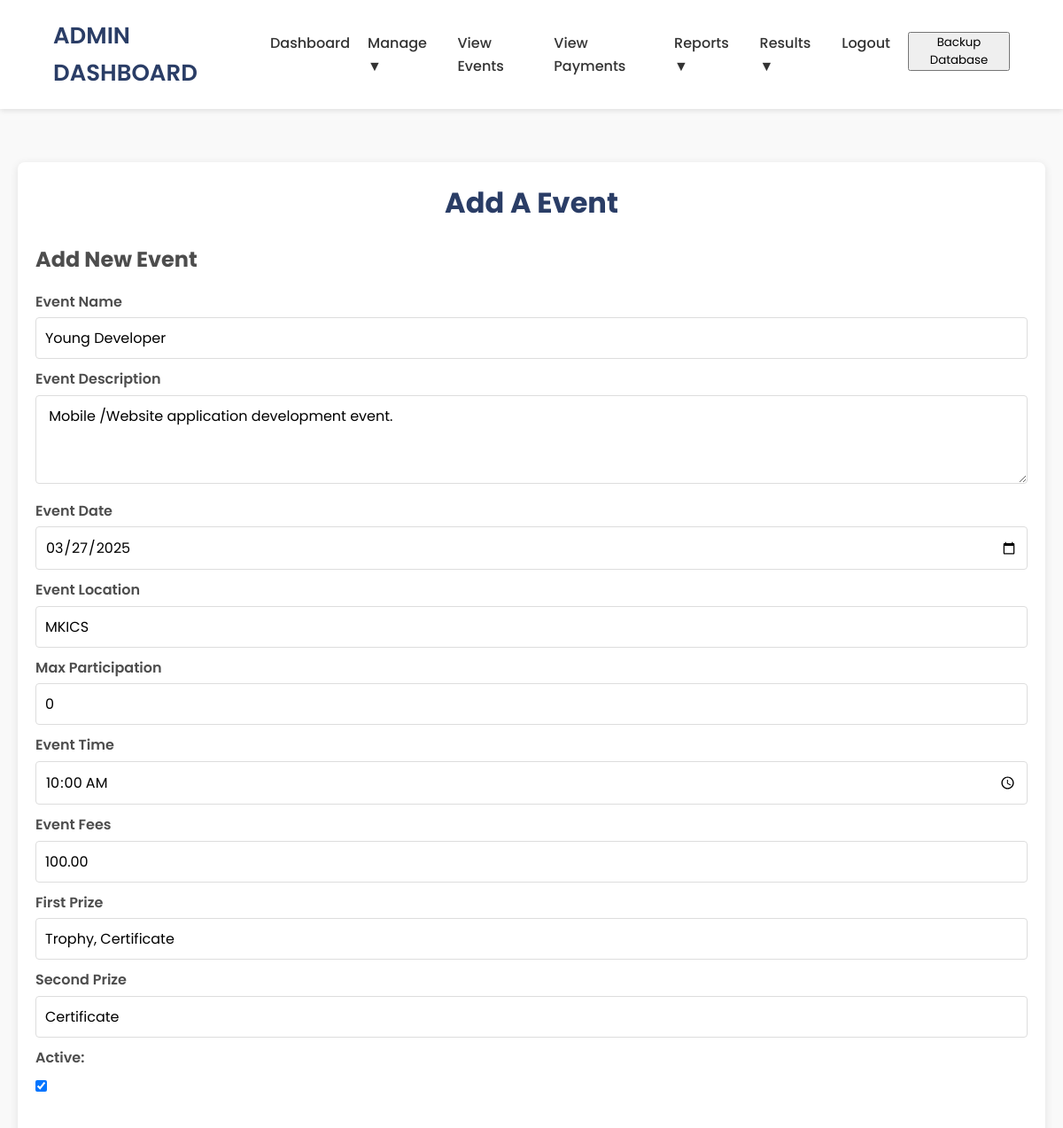
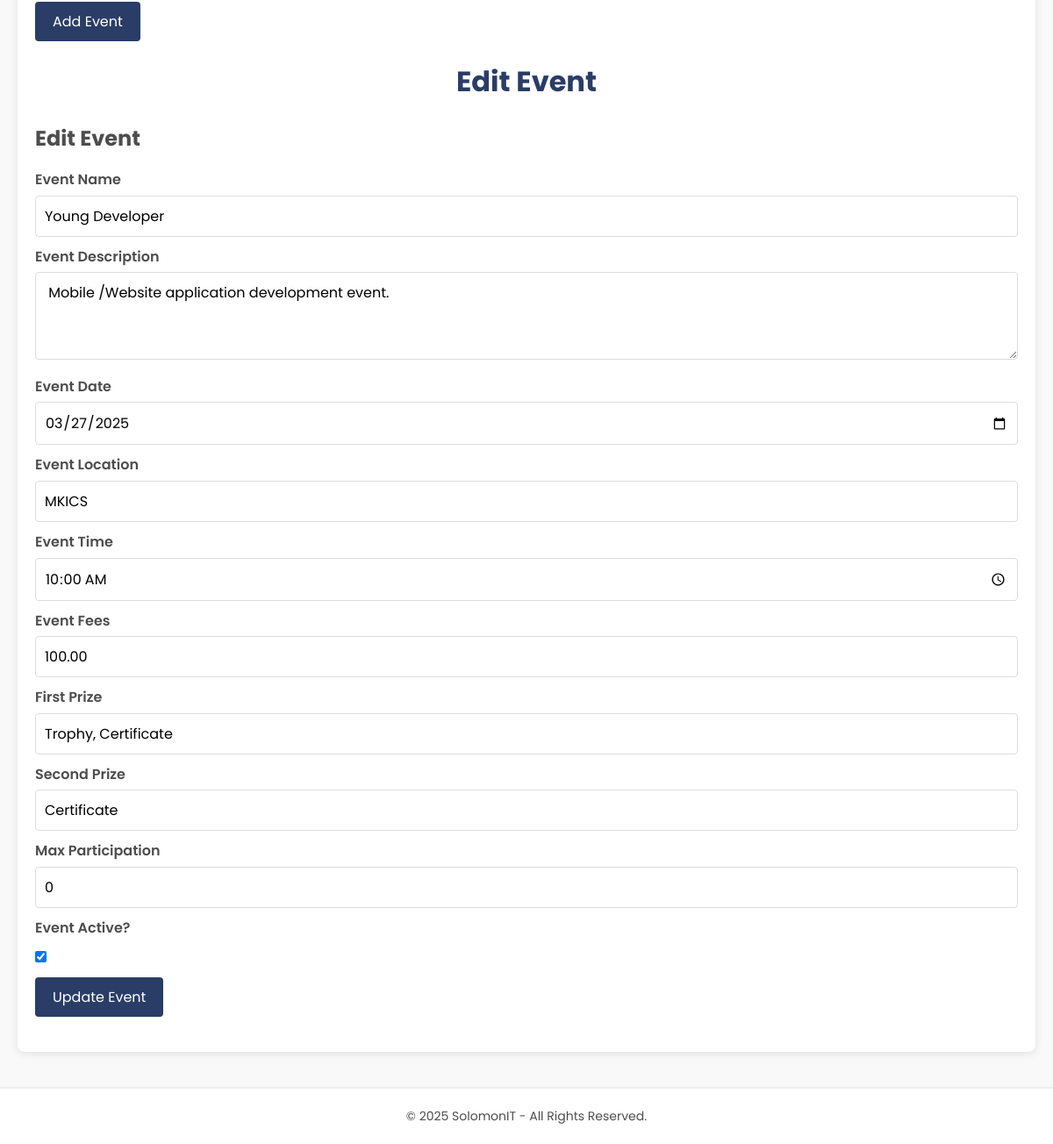
The app's page /manage_events.php?edit=52 (signed in) with its own data (2 pictures, top to bottom).
### tables this page shows
CREATE TABLE `event_master` (
  `event_id` int NOT NULL AUTO_INCREMENT,
  `event_name` text,
  `event_description` text,
  `event_date` text,
  `event_location` text,
  `event_time` text,
  `f_prize` text NOT NULL,
  `s_prize` text NOT NULL,
  `event_price` decimal(10,2) NOT NULL DEFAULT '0.00',
  `max_par` int DEFAULT '0',
  `is_active` tinyint(1) DEFAULT '1',
  PRIMARY KEY (`event_id`)
);

### manage_events.php (the view, shortened to what this page needs)
<?php
include "config.php";
if (isset($_GET['edit'])) {
    $event_id = intval($_GET['edit']);
    $sql = "SELECT * FROM event_master WHERE event_id = ?";
    $stmt = mysqli_prepare($conn, $sql);
    if ($stmt) {
        mysqli_stmt_bind_param($stmt, 'i', $event_id);
        mysqli_stmt_execute($stmt);
        $result = mysqli_stmt_get_result($stmt);
        if ($event = mysqli_fetch_assoc($result)) {
            $name = $event['event_name'];
            $desc = $event['event_description'];
            $date = $event['event_date'];
            $loc = $event['event_location'];
            $time = $event['event_time'];
            $price = $event['event_price'];
            $f_prize = $event['f_prize'];
            $s_prize = $event['s_prize'];
            $max_par = $event['max_par'];
            $is_active = $event['is_active'];
        } else {
            echo "Event not found.";
            exit();
        }
    } else {
        echo "Database error.";
        exit();
    }
}
?>
<!DOCTYPE html>
<html lang="en">
<head>
</head>
<body>
<?php include "admin_navbar.php"; ?>
    <section class="dashboard">
        <div class="main-content">
            <center>
                <h2 class="hero-title">Add A Event</h2>
            </center>
            <div class="event-form">
                <h3>Add New Event</h3>
                <form method="POST" action="" enctype="multipart/form-data">
                    <div class="form-group">
                        <label for="event_name">Event Name</label>
                        <input type="text" name="event_name" required value="<?php echo isset($name) ? htmlspecialchars($name) : ''; ?>">
                    </div>
                    <div class="form-group">
                        <label for="event_description">Event Description</label>
                        <textarea name="event_description" required><?php echo isset($desc) ? htmlspecialchars($desc) : ''; ?></textarea>
                    </div>
                    <div class="form-group">
                        <label for="event_date">Event Date</label>
                        <input type="date" name="event_date" required value="<?php echo isset($date) ? htmlspecialchars($date) : ''; ?>">
                    </div>
                    <div class="form-group">
                        <label for="event_location">Event Location</label>
                        <input type="text" name="event_location" required value="<?php echo isset($loc) ? htmlspecialchars($loc) : ''; ?>">
                    </div>
                     <div class="form-group">
                        <label for="event_par">Max Participation</label>
                        <input type="number" name="event_par" required value="<?php echo isset($max_par) ? htmlspecialchars($max_par) : ''; ?>">
                    </div>
                    <div class="form-group">
                        <label for="event_time">Event Time</label>
                        <input type="time" name="event_time" required value="<?php echo isset($time) ? htmlspecialchars($time) : ''; ?>">
                    </div>
                    <div class="form-group">
                        <label for="event_price">Event Fees</label>
                        <input type="text" name="event_price" required value="<?php echo isset($price) ? htmlspecialchars($price) : ''; ?>">
                    </div>
                    <div class="form-group">
                        <label for="f_prize">First Prize</label>
                        <input type="text" name="f_prize" required value="<?php echo isset($f_prize) ? htmlspecialchars($f_prize) : ''; ?>">
                    </div>
                    <div class="form-group">
                        <label for="s_prize">Second Prize</label>
                        <input type="text" name="s_prize" required value="<?php echo isset($s_prize) ? htmlspecialchars($s_prize) : ''; ?>">
                    </div>
                     <div class="form-group">
                        <label for="is_active">Active:</label>
                        <input type="checkbox" id="is_active" name="is_active" value="1" checked><br><br>
                    </div>
                    <div class="form-group">
                        <button type="submit" name="add_event">Add Event</button>
                    </div>
                </form>
            </div>
            <?php if (isset($_GET['edit'])):
                 $event_id = intval($_GET['edit']);
                $sql = "SELECT * FROM event_master WHERE event_id = ?";
                $stmt = mysqli_prepare($conn, $sql);
                if ($stmt) {
                    mysqli_stmt_bind_param($stmt, 'i', $event_id);
                    mysqli_stmt_execute($stmt);
                    $result = mysqli_stmt_get_result($stmt);
                    if ($event = mysqli_fetch_assoc($result)) {
                         $name = htmlspecialchars($event['event_name']);
                         $desc = htmlspecialchars($event['event_description']);
                         $date = htmlspecialchars($event['event_date']);
                         $loc = htmlspecialchars($event['event_location']);
                         $time = htmlspecialchars($event['event_time']);
                         $price = htmlspecialchars($event['event_price']);
                         $f_prize = htmlspecialchars($event['f_prize']);
                         $s_prize = htmlspecialchars($event['s_prize']);
                         $max_par = htmlspecialchars($event['max_par']);
                         $is_active = htmlspecialchars($event['is_active']);
                    } else {
                        echo "Event not found.";
                        exit();
                    }
                } else {
                    echo "Database error.";
                    exit();
                }
              ?>
                <center>
                    <h2 class="hero-title">Edit Event</h2>
                </center>
                <div class="event-form">
                    <h3>Edit Event</h3>
                    <form method="POST" action="">
                        <div class="form-group">
                            <label for="event_name">Event Name</label>
                            <input type="text" name="event_name" value="<?php echo isset($name) ? htmlspecialchars($name) : ''; ?>" required>
                        </div>
                        <div class="form-group">
                            <label for="event_description">Event Description</label>
                            <textarea name="event_description" required><?php echo isset($desc) ? htmlspecialchars($desc) : ''; ?></textarea>
                        </div>
                        <div class="form-group">
                            <label for="event_date">Event Date</label>
                            <input type="date" name="event_date" value="<?php echo isset($date) ? htmlspecialchars($date) : ''; ?>" required>
                        </div>
                        <div class="form-group">
                            <label for="event_location">Event Location</label>
                            <input type="text" name="event_location" value="<?php echo isset($loc) ? htmlspecialchars($loc) : ''; ?>" required>
                        </div>
                        <div class="form-group">
                            <label for="event_time">Event Time</label>
                            <input type="time" name="event_time" value="<?php echo isset($time) ? htmlspecialchars($time) : ''; ?>" required>
                        </div>
                        <div class="form-group">
                            <label for="event_price">Event Fees</label>
                            <input type="text" name="event_price" value="<?php echo isset($price) ? htmlspecialchars($price) : ''; ?>" required>
                        </div>
                        <div class="form-group">
                            <label for="f_prize">First Prize</label>
                            <input type="text" name="f_prize" value="<?php echo isset($f_prize) ? htmlspecialchars($f_prize) : ''; ?>" required>
                        </div>
                        <div class="form-group">
                            <label for="s_prize">Second Prize</label>
                            <input type="text" name="s_prize" value="<?php echo isset($s_prize) ? htmlspecialchars($s_prize) : ''; ?>" required>
                        </div>
                         <div class="form-group">
                            <label for="event_par">Max Participation</label>
                            <input type="number" name="event_par" value="<?php echo isset($max_par) ? htmlspecialchars($max_par) : ''; ?>" required>
                        </div>
                            <div class="form-group">
                            <label for="is_active">Event Active?</label>
                            <input type="checkbox" name="is_active" value="1" <?php echo isset($is_active) && $is_active == 1 ? 'checked' : ''; ?>>
                        </div>
                        <div class="form-group">
                            <button type="submit" name="update_event">Update Event</button>
                        </div>
                    </form>
                </div>
            <?php endif; ?>
        </div>
    </section>
    <footer>
        <p>© 2025 SolomonIT - All Rights Reserved.</p>
    </footer>
</body>
</html>

### admin_navbar.php (style rules this page uses)
* { margin: 0; padding: 0; box-sizing: border-box; font-family: 'Poppins', sans-serif; }

### manage_events.php (style rules this page uses)
* { margin: 0; padding: 0; box-sizing: border-box; font-family: 'Poppins', sans-serif; }
body { background-color: #f9f9f9; color: #4d4d4d; font-size: 16px; line-height: 1.6; min-height: 100vh; display: flex; flex-direction: column; }
.dashboard { flex: 1; padding: 20px; margin-top: 40px; }
.main-content { background-color: #fff; box-shadow: 0 2px 10px rgba(0, 0, 0, 0.1); padding: 20px; border-radius: 8px; }
.hero-title { font-size: 2rem; font-weight: 700; margin-bottom: 20px; color: #2a3d66; }
.event-form { margin-bottom: 20px; }
.event-form h3 { font-size: 1.5rem; margin-bottom: 15px; }
.form-group { margin-bottom: 10px; }
.form-group label { display: block; font-weight: 600; margin-bottom: 5px; }
.form-group input[type="text"], .form-group input[type="date"], .form-group input[type="time"], .form-group input[type="number"], .form-group textarea { width: 100%; padding: 10px; border: 1px solid #ddd; border-radius: 4px; font-size: 16px; }
.form-group textarea { resize: vertical; height: 100px; }
.form-group button { padding: 10px 20px; background-color: #2a3d66; color: #fff; border: none; border-radius: 4px; font-size: 16px; cursor: pointer; transition: background-color 0.3s ease; }
.form-group input[type="checkbox"] { margin-top: 8px; }
footer { background-color: #fff; padding: 20px; text-align: center; font-size: 14px; margin-top: 20px; border-top: 2px solid #eee; }
footer p { margin: 0; }

### records on screen
event_master: event_name "Young Developer", event_description "Mobile /Website application development event.", event_date "03/27/2025", event_location "MKICS", event_par "0", event_time "10:00", event_price "100.00", f_prize "Trophy, Certificate", s_prize "Certificate", is_active "☑"
